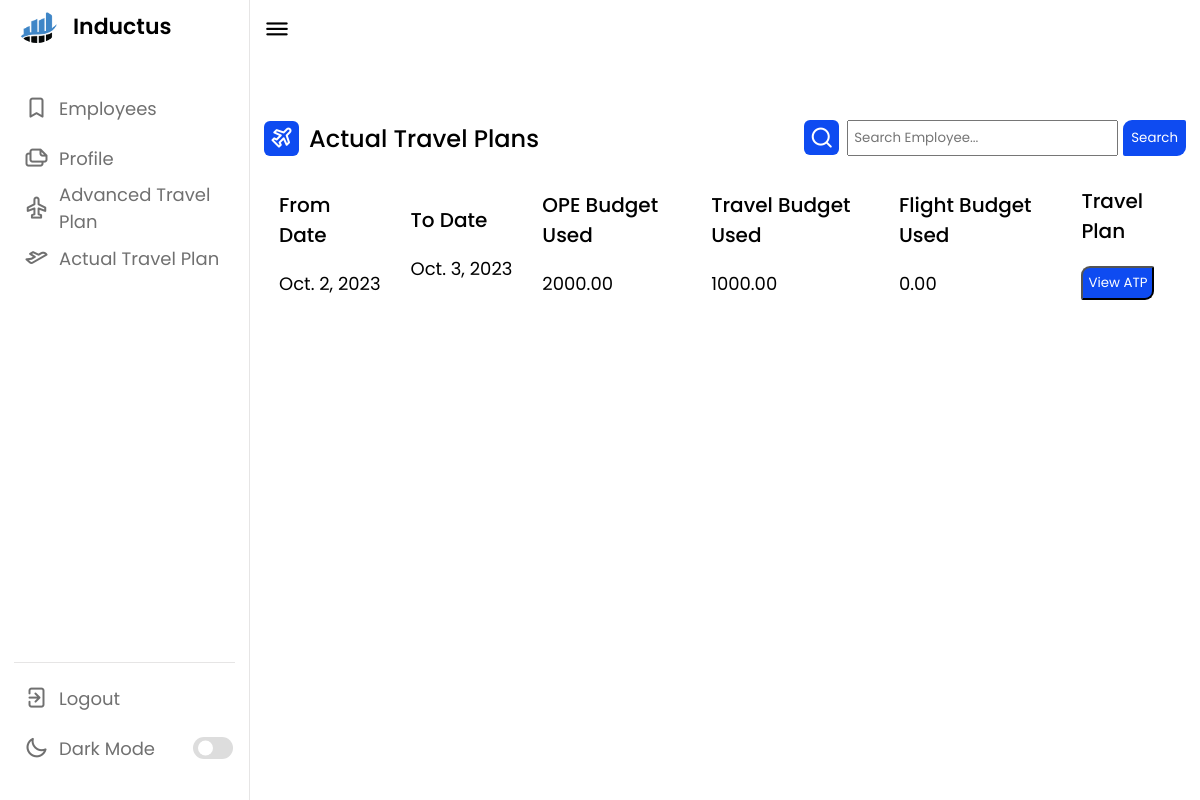
Page /employee/7e06c45b-a5ca-460d-8b0e-29f9c961be03/tp (signed in) on the earlier database version.
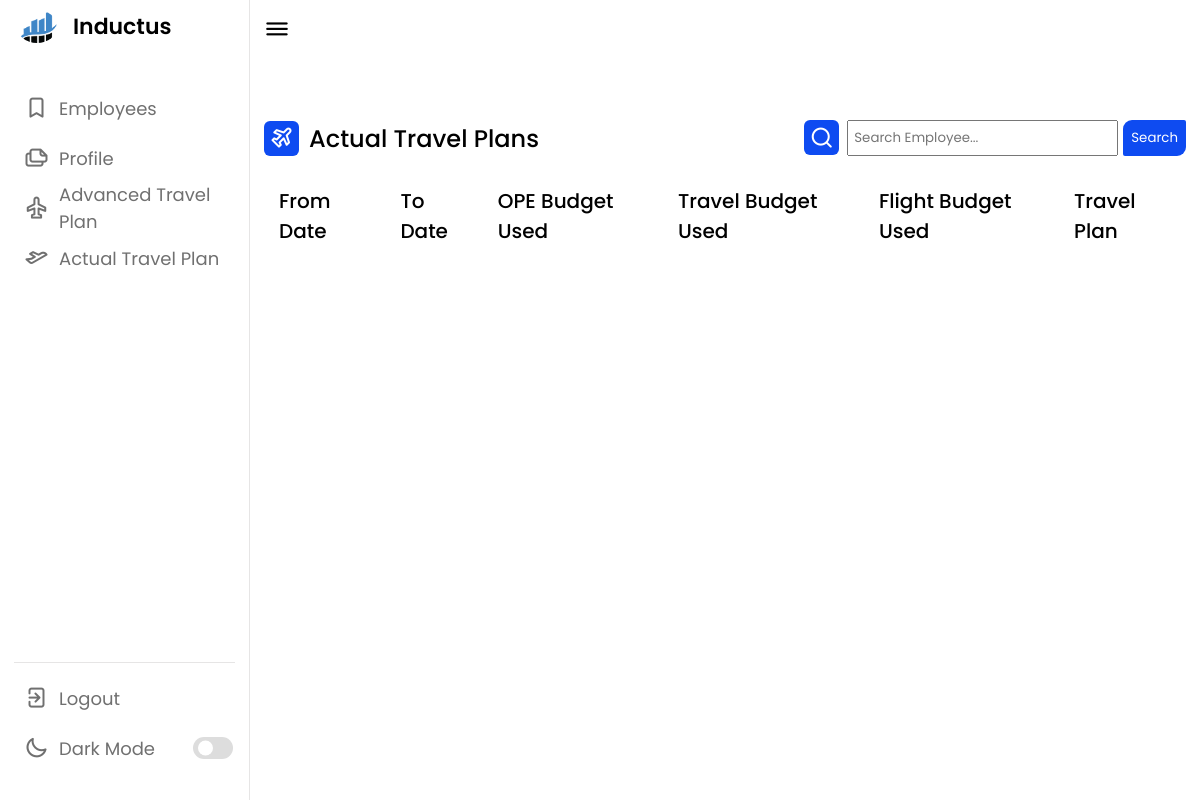
Same page on the later database version.
### base/models.py (models this page shows)
class Expense(models.Model):
    uuid = models.UUIDField(default = uuid.uuid4,primary_key=True,editable=False)
    employee = models.ForeignKey(Employee,on_delete=models.CASCADE,null = True)
    from_date = models.DateField(null = True)
    to_date = models.DateField(null = True)
    ope_budget_used = models.DecimalField(decimal_places=2,default=0,max_digits = 10)
    travel_budget_used = models.DecimalField(decimal_places=2,default=0,max_digits = 10)
    flight_budget_used = models.DecimalField(decimal_places=2,default=0,max_digits = 10)
    flight_ticket = models.FileField(upload_to=get_upload_path, blank = True)
    flight_return_ticket = models.FileField(upload_to=get_upload_path, blank = True)
    train_ticket = models.FileField(upload_to=get_upload_path, blank = True)
    train_return_ticket = models.FileField(upload_to=get_upload_path, blank = True)
    local_conveyance = models.DecimalField(decimal_places=2,default=0,max_digits = 10)
    place_of_visit = models.CharField(max_length = 30,null = True)
    taxi_bill = models.DecimalField(max_digits=10, decimal_places=2,default = 0)
    taxi_bill_proof = models.FileField(upload_to=get_upload_path, blank = True)

### base/views.py (the view)
# urls.py: path('employee/<str:pk>/tp',ActualTravelPlan,name ="tp"),
@login_required(login_url='login')
def ActualTravelPlan(request,pk):
    try:
        emp = Employee.objects.get(uuid=pk)
        tp = Expense.objects.filter(employee=emp)
    except:
        tp = None
    context = {
        'tp' : tp,
        'emp' : emp
    }
    return render(request,"actualtravelplan.html",context)

### base/templates/actualtravelplan.html (shortened to what the changed rows need)
{% load static %}
<!DOCTYPE html>
<html lang="en">
<head>
    <link rel="stylesheet" href="{% static 'style.css' %}">
    <link rel="stylesheet" href="https://unicons.iconscout.com/release/v4.0.0/css/line.css">
</head>
<body>
    <section class="dashboard">
        <div class="dash-content">
            <div class="overview">
                <div class="activity">
                    <div class="activity-data">
                        <div class="data names">
                            <span class="data-title">From Date</span>
                           {% for tp in tp %}
                           <span class="data-list">{{tp.from_date}}</span>
                           {% endfor %}
                        </div>
                        <div class="data email">
                            <span class="data-title">To Date</span>
                            {% for tp in tp %}
                           <span class="data-list">{{tp.to_date}}</span>
                           {% endfor %}
                        </div>
                        <div class="data joined">
                            <span class="data-title">OPE Budget Used</span>
                            {% for tp in tp %}
                           <span class="data-list">{{tp.ope_budget_used}}</span>
                           {% endfor %}
                        </div>
                        <div class="data joined">
                            <span class="data-title">Travel Budget Used</span>
                            {% for tp in tp %}
                           <span class="data-list">{{tp.travel_budget_used}}</span>
                           {% endfor %}
                        </div>
                        <div class="data joined">
                            <span class="data-title">Flight Budget Used</span>
                            {% for tp in tp %}
                           <span class="data-list">{{tp.flight_budget_used}}</span>
                           {% endfor %}
                        </div>
                        <div class="data type">
                            {% for tp in tp %}
                        <span class="data-list"><button class="download-btn"><a href="{% url 'viewatp' emp.uuid tp.uuid %}" style="text-decoration:none; color: white;" >View ATP</a></button></span>
                            {% endfor %}
                        </div>
                    </div>
                    </div>
            </div>
    </section>
</body>
</html>

Differences in the rows shown:
removed Expense: from_date "Oct. 2, 2023", to_date "Oct. 3, 2023", ope_budget_used "2000.00", travel_budget_used "1000.00", flight_budget_used "0.00"
